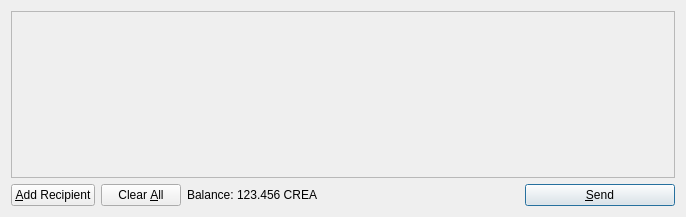
<?xml version="1.0" encoding="UTF-8"?>
<ui version="4.0">
 <class>SendCoinsDialog</class>
 <widget class="QDialog" name="SendCoinsDialog">
  <property name="geometry">
   <rect>
    <x>0</x>
    <y>0</y>
    <width>686</width>
    <height>217</height>
   </rect>
  </property>
  <property name="windowTitle">
   <string>Send Coins</string>
  </property>
  <layout class="QVBoxLayout" name="verticalLayout">
   <item>
    <widget class="QScrollArea" name="scrollArea">
     <property name="widgetResizable">
      <bool>true</bool>
     </property>
     <widget class="QWidget" name="scrollAreaWidgetContents">
      <property name="geometry">
       <rect>
        <x>0</x>
        <y>0</y>
        <width>666</width>
        <height>165</height>
       </rect>
      </property>
      <layout class="QVBoxLayout" name="verticalLayout_2">
       <property name="margin">
        <number>0</number>
       </property>
       <item>
        <layout class="QVBoxLayout" name="entries">
         <property name="spacing">
          <number>6</number>
         </property>
        </layout>
       </item>
       <item>
        <spacer name="verticalSpacer">
         <property name="orientation">
          <enum>Qt::Vertical</enum>
         </property>
         <property name="sizeHint" stdset="0">
          <size>
           <width>20</width>
           <height>40</height>
          </size>
         </property>
        </spacer>
       </item>
      </layout>
     </widget>
    </widget>
   </item>
   <item>
    <layout class="QHBoxLayout" name="horizontalLayout">
     <item>
      <widget class="QPushButton" name="addButton">
       <property name="toolTip">
        <string>Send to multiple recipients at once</string>
       </property>
       <property name="text">
        <string>&amp;Add Recipient</string>
       </property>
       <property name="icon">
        <iconset resource="../bitcoin.qrc">
         <normaloff>:/icons/add</normaloff>:/icons/add</iconset>
       </property>
       <property name="autoDefault">
        <bool>false</bool>
       </property>
      </widget>
     </item>
     <item>
      <widget class="QPushButton" name="clearButton">
       <property name="sizePolicy">
        <sizepolicy hsizetype="Minimum" vsizetype="Fixed">
         <horstretch>0</horstretch>
         <verstretch>0</verstretch>
        </sizepolicy>
       </property>
       <property name="toolTip">
        <string>Remove all transaction fields</string>
       </property>
       <property name="text">
        <string>Clear &amp;All</string>
       </property>
       <property name="icon">
        <iconset resource="../bitcoin.qrc">
         <normaloff>:/icons/remove</normaloff>:/icons/remove</iconset>
       </property>
       <property name="autoRepeatDelay">
        <number>300</number>
       </property>
       <property name="autoDefault">
        <bool>false</bool>
       </property>
      </widget>
     </item>
     <item>
      <layout class="QHBoxLayout" name="horizontalLayout_2">
       <property name="spacing">
        <number>3</number>
       </property>
       <item>
        <widget class="QLabel" name="label">
         <property name="text">
          <string>Balance:</string>
         </property>
        </widget>
       </item>
       <item>
        <widget class="QLabel" name="labelBalance">
         <property name="cursor">
          <cursorShape>IBeamCursor</cursorShape>
         </property>
         <property name="text">
          <string>123.456 CREA</string>
         </property>
         <property name="textInteractionFlags">
          <set>Qt::LinksAccessibleByMouse|Qt::TextSelectableByKeyboard|Qt::TextSelectableByMouse</set>
         </property>
        </widget>
       </item>
      </layout>
     </item>
     <item>
      <spacer name="horizontalSpacer">
       <property name="orientation">
        <enum>Qt::Horizontal</enum>
       </property>
       <property name="sizeHint" stdset="0">
        <size>
         <width>40</width>
         <height>20</height>
        </size>
       </property>
      </spacer>
     </item>
     <item>
      <widget class="QPushButton" name="sendButton">
       <property name="minimumSize">
        <size>
         <width>150</width>
         <height>0</height>
        </size>
       </property>
       <property name="toolTip">
        <string>Confirm the send action</string>
       </property>
       <property name="text">
        <string>&amp;Send</string>
       </property>
       <property name="icon">
        <iconset resource="../bitcoin.qrc">
         <normaloff>:/icons/send</normaloff>:/icons/send</iconset>
       </property>
       <property name="default">
        <bool>true</bool>
       </property>
      </widget>
     </item>
    </layout>
   </item>
  </layout>
 </widget>
 <resources>
  <include location="../bitcoin.qrc"/>
 </resources>
 <connections/>
</ui>
